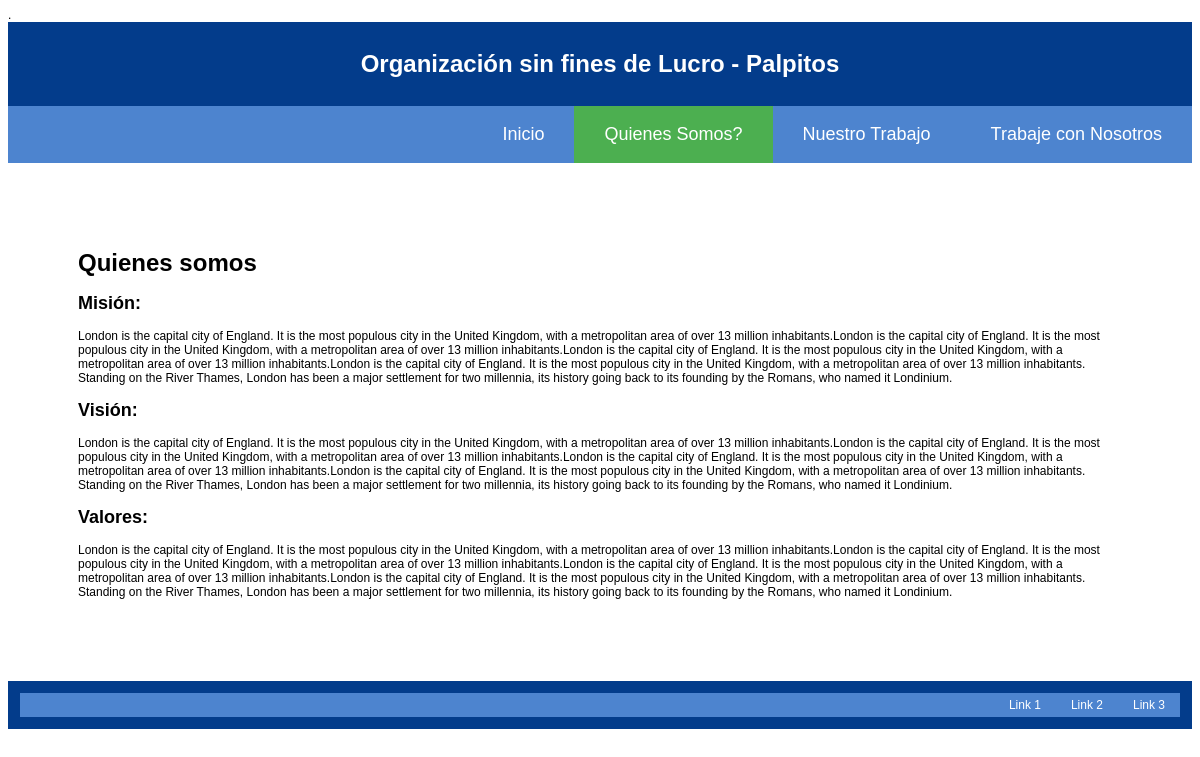
Screenshot of /quienes.php with the database file from the repository.
### tables this page shows
CREATE TABLE `content` (
  `id` int(10) unsigned NOT NULL AUTO_INCREMENT,
  `key` varchar(32) NOT NULL,
  `content` blob NOT NULL,
  PRIMARY KEY (`id`)
);

### app/Startup.php (called while the page is built, shortened)
<?php
class DB
{
  private static $db;
  private $conn;
  public static function getInstance()
  {
    if (!DB::$db)
    {
      DB::$db = new DB();
    }
    return DB::$db;
  }
  private function openConnection()
  {
    $this->conn = @mysqli_init();
  }
  private function processParams($statement, $params)
  {
    if (is_array($params))
    {
      foreach ($params as $key=>$value)
      {
        $statement = str_replace("{".$key."}", @mysqli_escape_string($this->conn, $value), $statement);
      }
    }
    return $statement;
  }
  public function getData($statement, $params = array(), $single = false)
  {
    $statement = $this->processParams($statement, $params);
    $result = @mysqli_query($this->conn, "call $statement;");
    $data = array();
    if ($single)
    {
      $data = @mysqli_fetch_assoc($result);
    }
    else
    {
      for (; $currentRow = @mysqli_fetch_assoc($result);)
      {
        $data[] = $currentRow;
      }
    }
    return $data;
  }
}

### quienes.php (the view)
<?php
$usActive = "active";
require_once 'header.php';
$data = $db->getData("content('{key}')", array('key'=>'mission'), true);
$mission = $data['content'];
$data = $db->getData("content('{key}')", array('key'=>'vision'), true);
$vision = $data['content'];
$data = $db->getData("content('{key}')", array('key'=>'values'), true);
$values = $data['content'];
?>
    <div class="row">
    <h1>Quienes somos</h1>
    <h2>Misión:</h2><p><?php echo $mission;  ?></p>
    <h2>Visión:</h2><p><?php echo $vision;  ?></p>
    <h2>Valores:</h2><p><?php echo $values;  ?></p>
    </div>
<?php
require_once 'footer.php';
?>

### header.php (shortened to what this page needs)
<?php
require_once ('app/Startup.php');
$db = DB::getInstance();
$data = $db->getData("content('{key}')", array('key'=>'name'), true);
$name = $data['content'];
?>
<!DOCTYPE html PUBLIC "-//W3C//DTD XHTML 1.0 Transitional//EN" "http://www.w3.org/TR/xhtml1/DTD/xhtml1-transitional.dtd">
<html xmlns="http://www.w3.org/1999/xhtml">
<head>
    <link rel="stylesheet" type="text/css" href="css.css">.
</head>
<body>
<div class="container">
    <header>
        <h1><?php echo $name; ?></h1>
    </header>
    <div class="topnav">
        <a class="<?php echo $contactActive ?>"  href="nosotros.php">Trabaje con Nosotros</a>
        <a class="<?php echo $workActive ?>"  href="trabajo.php">Nuestro Trabajo</a>
        <a class="<?php echo $usActive ?>"  href="quienes.php">Quienes Somos?</a>
        <a class="<?php echo $indexActive ?>"  href="index.php">Inicio</a>
    </div>

### css.css (style rules this page uses)
body { font-family:Arial, Helvetica, sans-serif; font-size:12px; }
div.container { width: 100%; }
header, footer { padding: 1em; color: white; background-color: #033c8b; clear: left; text-align: center; }
h1 { display: block; font-size: 2em; -webkit-margin-before: 0.67em; -webkit-margin-after: 0.67em; -webkit-margin-start: 0px; -webkit-margin-end: 0px; font-weight: bold; }
.row { padding: 70px; }
.topnav { overflow: hidden; background-color: #4d84cf; }
.topnav a { float: right; display: block; color: #fff; text-align: center; padding: 18px 30px; text-decoration: none; font-size: 18px; }
.topnav a.active { background-color: #4CAF50; color: white; }

### rows the page displays
content: content "Organización sin fines de Lucro - Palpitos"
content: content "London is the capital city of England. It is the most populous city in the United Kingdom, with a metropolitan area of over 13 million inhabitants.London is the capital city of England. It is the most populous city in the United Kingdom, with a metropolitan area of over 13 million inhabitants.London is the capital city of England. It is the most populous city in the United Kingdom, with a metropolitan area of over 13 million inhabitants.London is the capital city of England. It is the most populous city in the United Kingdom, with a metropolitan area of over 13 million inhabitants. Standing on the River Thames, London has been a major settlement for two millennia, its history going back to…"
content: content "London is the capital city of England. It is the most populous city in the United Kingdom, with a metropolitan area of over 13 million inhabitants.London is the capital city of England. It is the most populous city in the United Kingdom, with a metropolitan area of over 13 million inhabitants.London is the capital city of England. It is the most populous city in the United Kingdom, with a metropolitan area of over 13 million inhabitants.London is the capital city of England. It is the most populous city in the United Kingdom, with a metropolitan area of over 13 million inhabitants. Standing on the River Thames, London has been a major settlement for two millennia, its history going back to…"
content: content "London is the capital city of England. It is the most populous city in the United Kingdom, with a metropolitan area of over 13 million inhabitants.London is the capital city of England. It is the most populous city in the United Kingdom, with a metropolitan area of over 13 million inhabitants.London is the capital city of England. It is the most populous city in the United Kingdom, with a metropolitan area of over 13 million inhabitants.London is the capital city of England. It is the most populous city in the United Kingdom, with a metropolitan area of over 13 million inhabitants. Standing on the River Thames, London has been a major settlement for two millennia, its history going back to…"
